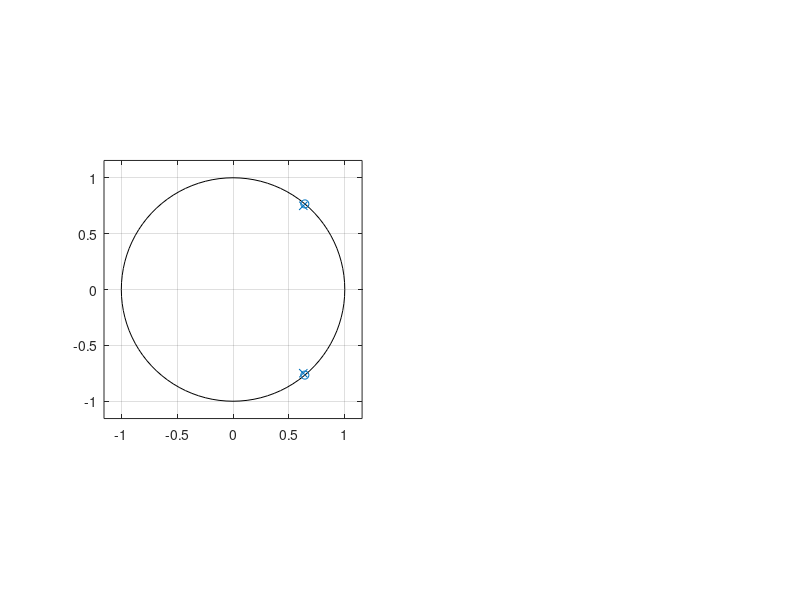

This chart was generated by the following MATLAB code: (Note: this script raises an error after producing the figure.)
% Date      :   2018-07-22
% Author    :   Niko Jozic
% Course    :   DSP2

close all; clear all; format compact;
clc; set(gcf,'color','w');

Fs = 360; % Hz sampling frequency

% % Notch filter
f0 = 50; %hz for the notch filter
Q = 20;
w0 =2*pi*f0/Fs;
dw =w0/Q;
r = 1-dw/2;
b = [1 -2*cos(w0) 1];
a = [1 -2*r*cos(w0) r^2];
subplot(1,2,1);
zplane(b,a);
factor = 4;
[fa,fb] = combfilter(a,b,factor);
subplot(1,2,2);
zplane(fb,fa);

%%
% Set up the Signal
F1 = 50;
F2 = 100;
Fs = 500*2*pi;
dt = 1/Fs;
T = 1/min([F1,F2]);
t = 0:dt:(3*T)-dt;
signal = sin(2*pi*F1*t)+0.75*sin(2*pi*F2*t);
noise = rand(1,length(signal))-0.5;

subplot(2,2,1);
plot(t,signal+noise);
hold on;
plot(t,signal);

% Frequency-Spectrum of clean Signal
f_spectrum = fft(signal);
N = floor(length(f_spectrum)/2);
f_spectrum_singlesided = f_spectrum(1:N);
f_spectrum_normalized = f_spectrum_singlesided/(N*2);
f_axis = (0:N-1)/N*Fs/2;

% Frequency-Spectrum of clean Signal
f_spectrum_noise = fft(signal+noise);
f_spectrum_noise_singlesided = f_spectrum_noise(1:N);
f_spectrum_noise_normalized = f_spectrum_noise_singlesided/(N*2);

subplot(2,2,2);
plot(f_axis, abs(f_spectrum_noise_normalized));
hold on
plot(f_axis, abs(f_spectrum_normalized));


% FIR-Design
f0 = 100; %hz for the notch filter
Q = 100;
w0 =2*pi*f0/Fs;
dw =w0/Q;
r = 1-dw/2;
b = [1 -2*cos(w0) 1];
a = [1 -2*r*cos(w0) r^2];



